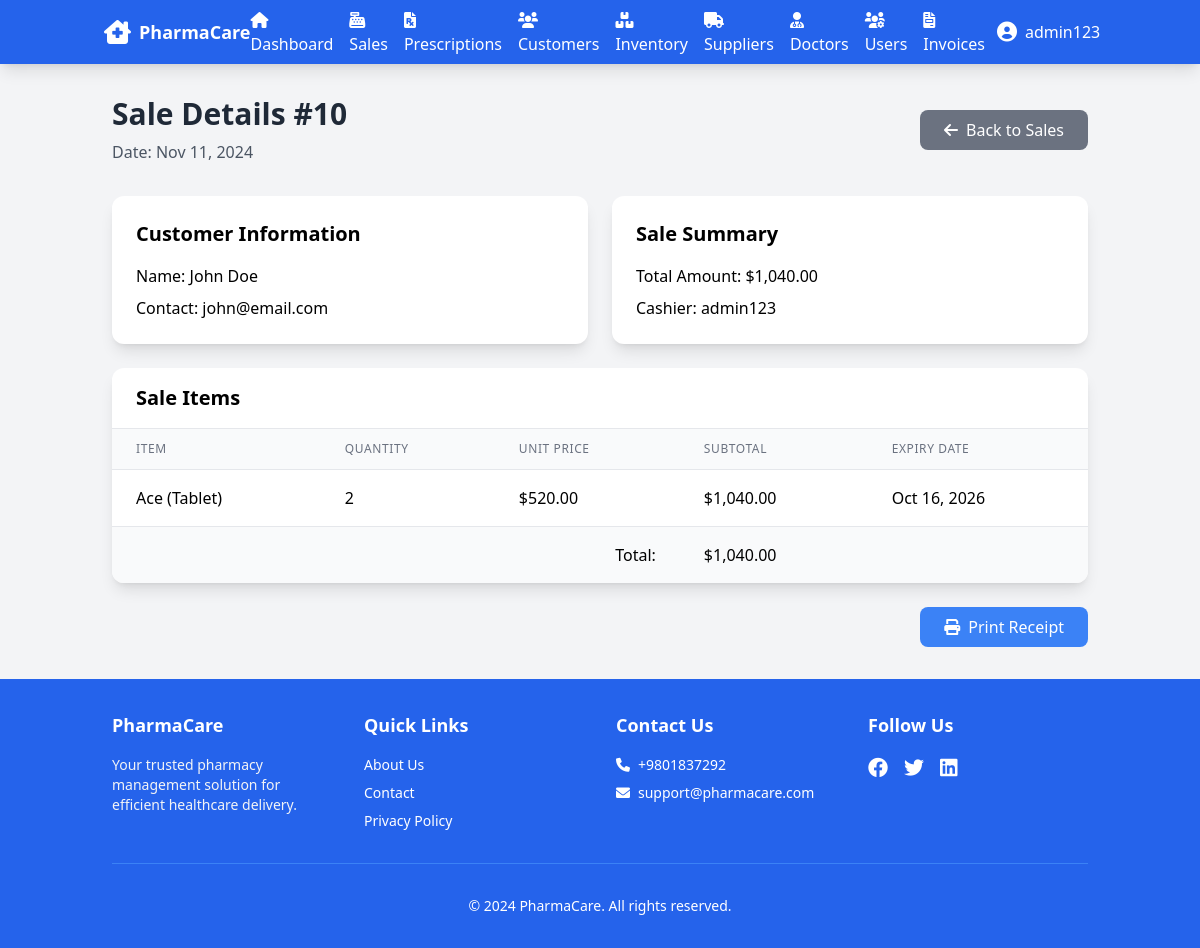
The app's page /sales/view_sale.php?id=10 (signed in) with its own data.
### tables this page shows
CREATE TABLE `counter_sale` (
  `sale_id` int(11) NOT NULL,
  `customer_id` int(11) DEFAULT NULL,
  `sale_date` date DEFAULT NULL,
  `total_amount` decimal(10,2) NOT NULL,
  `user_id` int(11) DEFAULT NULL
);

CREATE TABLE `customer` (
  `customer_id` int(11) NOT NULL,
  `name` varchar(100) NOT NULL,
  `contact_info` varchar(200) DEFAULT NULL,
  `registration_date` date DEFAULT NULL
);

CREATE TABLE `user` (
  `user_id` int(11) NOT NULL,
  `username` varchar(50) NOT NULL,
  `password_hash` varchar(255) NOT NULL,
  `role` varchar(20) DEFAULT NULL,
  `last_login` datetime DEFAULT NULL
);

CREATE TABLE `counter_sale_item` (
  `sale_item_id` int(11) NOT NULL,
  `sale_id` int(11) DEFAULT NULL,
  `stock_item_id` int(11) DEFAULT NULL,
  `quantity` int(11) NOT NULL,
  `unit_price` decimal(10,2) NOT NULL
);

CREATE TABLE `drug` (
  `drug_id` int(11) NOT NULL,
  `name` varchar(100) NOT NULL,
  `description` varchar(200) DEFAULT NULL,
  `dosage_form` varchar(50) DEFAULT NULL,
  `category_id` int(11) DEFAULT NULL,
  `supplier_id` int(11) DEFAULT NULL
);

CREATE TABLE `stock_item` (
  `stock_item_id` int(11) NOT NULL,
  `drug_id` int(11) DEFAULT NULL,
  `supplier_id` int(11) DEFAULT NULL,
  `quantity` int(11) NOT NULL,
  `expiry_date` date DEFAULT NULL,
  `unit_price` decimal(10,2) NOT NULL,
  `user_id` int(11) DEFAULT NULL
);

### sales/view_sale.php (the view, shortened to what this page needs)
<?php
require_once '../includes/db_connect.php';
include_once '../includes/header.php';
$sale_id = isset($_GET['id']) ? (int)$_GET['id'] : 0;
$query = "
    SELECT
        cs.*,
        c.name as customer_name,
        c.contact_info as customer_contact,
        u.username as cashier_name
    FROM COUNTER_SALE cs
    LEFT JOIN CUSTOMER c ON cs.customer_id = c.customer_id
    JOIN USER u ON cs.user_id = u.user_id
    WHERE cs.sale_id = ?
";
$stmt = $pdo->prepare($query);
$stmt->execute([$sale_id]);
$sale = $stmt->fetch();
$items_query = "
    SELECT
        csi.*,
        si.expiry_date,
        d.name as drug_name,
        d.dosage_form
    FROM COUNTER_SALE_ITEM csi
    JOIN STOCK_ITEM si ON csi.stock_item_id = si.stock_item_id
    JOIN DRUG d ON si.drug_id = d.drug_id
    WHERE csi.sale_id = ?
";
$stmt = $pdo->prepare($items_query);
$stmt->execute([$sale_id]);
$items = $stmt->fetchAll();
?>
<div class="container mx-auto px-6 py-8">
    <div class="flex justify-between items-center mb-8">
        <div>
            <h2 class="text-3xl font-bold text-gray-800">Sale Details #<?php echo $sale_id; ?></h2>
            <p class="text-gray-600 mt-2">
                Date: <?php echo date('M d, Y', strtotime($sale['sale_date'])); ?>
            </p>
        </div>
        <a href="sales.php" class="bg-gray-500 hover:bg-gray-600 text-white px-6 py-2 rounded-lg transition">
            <i class="fas fa-arrow-left mr-2"></i>Back to Sales
        </a>
    </div>
    <div class="grid grid-cols-1 md:grid-cols-2 gap-6 mb-6">
        <div class="bg-white rounded-xl shadow-lg p-6">
            <h3 class="text-xl font-semibold mb-4">Customer Information</h3>
            <div class="space-y-2">
                <p><span class="font-medium">Name:</span>
                    <?php echo htmlspecialchars($sale['customer_name'] ?? 'Walk-in Customer'); ?>
                </p>
                <?php if ($sale['customer_contact']): ?>
                    <p><span class="font-medium">Contact:</span>
                        <?php echo htmlspecialchars($sale['customer_contact']); ?>
                    </p>
                <?php endif; ?>
            </div>
        </div>
        <div class="bg-white rounded-xl shadow-lg p-6">
            <h3 class="text-xl font-semibold mb-4">Sale Summary</h3>
            <div class="space-y-2">
                <p><span class="font-medium">Total Amount:</span>
                    $<?php echo number_format($sale['total_amount'], 2); ?>
                </p>
                <p><span class="font-medium">Cashier:</span>
                    <?php echo htmlspecialchars($sale['cashier_name']); ?>
                </p>
            </div>
        </div>
    </div>
    <div class="bg-white rounded-xl shadow-lg overflow-hidden">
        <div class="px-6 py-4 border-b border-gray-200">
            <h3 class="text-xl font-semibold">Sale Items</h3>
        </div>
        <table class="min-w-full divide-y divide-gray-200">
            <thead class="bg-gray-50">
                <tr>
                    <th class="px-6 py-3 text-left text-xs font-medium text-gray-500 uppercase tracking-wider">Item</th>
                    <th class="px-6 py-3 text-left text-xs font-medium text-gray-500 uppercase tracking-wider">Quantity</th>
                    <th class="px-6 py-3 text-left text-xs font-medium text-gray-500 uppercase tracking-wider">Unit Price</th>
                    <th class="px-6 py-3 text-left text-xs font-medium text-gray-500 uppercase tracking-wider">Subtotal</th>
                    <th class="px-6 py-3 text-left text-xs font-medium text-gray-500 uppercase tracking-wider">Expiry Date</th>
                </tr>
            </thead>
            <tbody class="bg-white divide-y divide-gray-200">
                <?php foreach ($items as $item): ?>
                    <tr>
                        <td class="px-6 py-4">
                            <?php echo htmlspecialchars($item['drug_name'] . ' (' . $item['dosage_form'] . ')'); ?>
                        </td>
                        <td class="px-6 py-4"><?php echo $item['quantity']; ?></td>
                        <td class="px-6 py-4">$<?php echo number_format($item['unit_price'], 2); ?></td>
                        <td class="px-6 py-4">
                            $<?php echo number_format($item['quantity'] * $item['unit_price'], 2); ?>
                        </td>
                        <td class="px-6 py-4">
                            <?php echo date('M d, Y', strtotime($item['expiry_date'])); ?>
                        </td>
                    </tr>
                <?php endforeach; ?>
            </tbody>
            <tfoot class="bg-gray-50">
                <tr>
                    <td colspan="3" class="px-6 py-4 text-right font-medium">Total:</td>
                    <td class="px-6 py-4 font-medium">
                        $<?php echo number_format($sale['total_amount'], 2); ?>
                    </td>
                    <td></td>
                </tr>
            </tfoot>
        </table>
    </div>
    <div class="mt-6 flex justify-end">
        <button onclick="printReceipt()" class="bg-blue-500 hover:bg-blue-600 text-white px-6 py-2 rounded-lg transition">
            <i class="fas fa-print mr-2"></i>Print Receipt
        </button>
    </div>
</div>
<?php include_once '../includes/footer.php'; ?>

### records on screen
counter_sale: sale_date "Nov 11, 2024", customer.name "John Doe", customer.contact_info "john@email.com", total_amount "1,040.00", user.username "admin123"
counter_sale_item: drug.name+dosage_form "Ace (Tablet)", quantity "2", unit_price "520.00", $item['quantity'] * $item['unit_price'] "1,040.00", stock_item.expiry_date "Oct 16, 2026"

### other values on screen
$_SESSION['username'] "admin123"
$sale_id "10"
